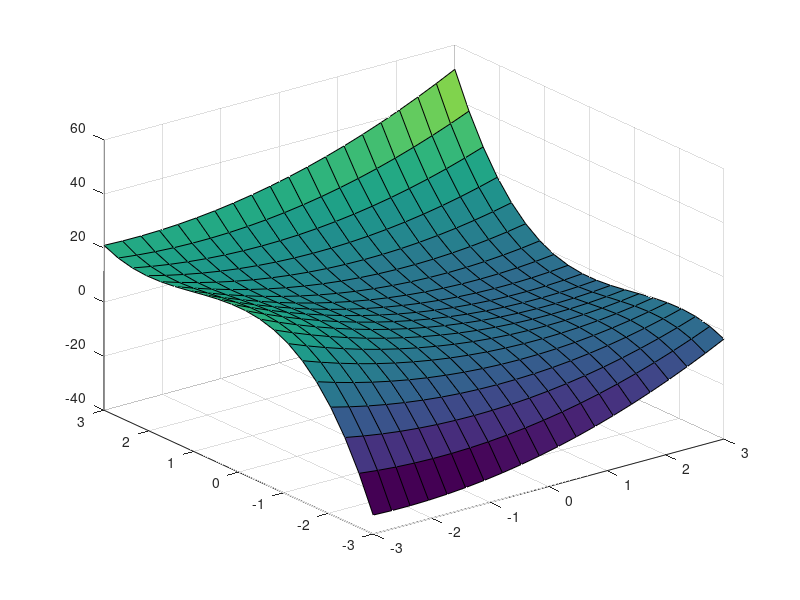

Write the MATLAB code that produced this figure. (Note: this script raises an error after producing the figure.)
close all;
clear;
clc;

n = 20;

s = 3;

x = linspace(-s,s,n);
y = linspace(-s,s,n);
[X,Y] = meshgrid(x,y);

f = @(x,y) x.^2 - 4*x + x.*y.^2 + y.^3;

surf(X,Y,f(X,Y));

t = linspace(-s,s,n);

gamma1 = @(t) t.^3 + 3*t.^2 - 3;
gamma2 = @(t) t.^2 + 5*t + 27;
gamma3 = @(t) -t.^3 - 3*t.^2 + 21;
gamma4 = @(t) t.^2 - 5*t - 27

hold on;
plot3(ones(n,1)*s,t,gamma1(t),g,'LineWidth',2);
plot3(t,ones(n,1)*s,gamma2(t),'LineWidth',2);
plot3(ones(n,1)*-s,t,gamma3(-t),'LineWidth',2);
plot3(t,ones(n,1)*-s,gamma4(-t),'LineWidth',2);




